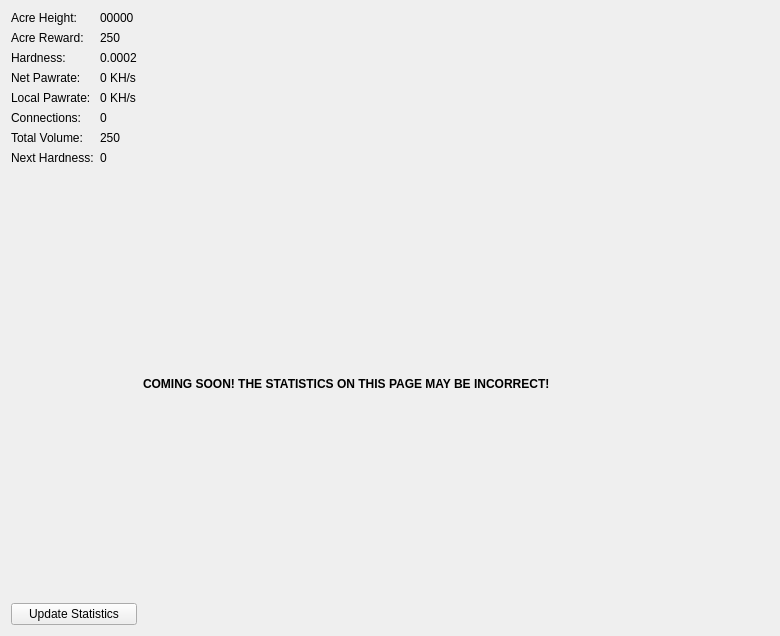
<?xml version="1.0" encoding="UTF-8"?>
<ui version="4.0">
 <class>StatisticsPage</class>
 <widget class="QWidget" name="StatisticsPage">
  <property name="geometry">
   <rect>
    <x>0</x>
    <y>0</y>
    <width>780</width>
    <height>636</height>
   </rect>
  </property>
  <property name="windowTitle">
   <string>Digging</string>
  </property>
  <layout class="QGridLayout" name="gridLayout">
   <property name="sizeConstraint">
    <enum>QLayout::SetMaximumSize</enum>
   </property>
   <item row="0" column="2">
    <spacer name="horizontalSpacer">
     <property name="orientation">
      <enum>Qt::Horizontal</enum>
     </property>
     <property name="sizeHint" stdset="0">
      <size>
       <width>40</width>
       <height>20</height>
      </size>
     </property>
    </spacer>
   </item>
   <item row="2" column="0">
    <spacer name="verticalSpacer">
     <property name="orientation">
      <enum>Qt::Vertical</enum>
     </property>
     <property name="sizeHint" stdset="0">
      <size>
       <width>20</width>
       <height>40</height>
      </size>
     </property>
    </spacer>
   </item>
   <item row="3" column="0">
    <widget class="QPushButton" name="startButton">
     <property name="text">
      <string>Update Statistics</string>
     </property>
    </widget>
   </item>
   <item row="2" column="2">
    <widget class="QLabel" name="label_2">
     <property name="text">
      <string>&lt;html&gt;&lt;head/&gt;&lt;body&gt;&lt;p&gt;&lt;span style=&quot; font-weight:600;&quot;&gt;COMING SOON! THE STATISTICS ON THIS PAGE MAY BE INCORRECT!&lt;/span&gt;&lt;/p&gt;&lt;/body&gt;&lt;/html&gt;</string>
     </property>
    </widget>
   </item>
   <item row="0" column="0">
    <layout class="QFormLayout" name="formLayout">
     <item row="0" column="0">
      <widget class="QLabel" name="label">
       <property name="text">
        <string>Acre Height:</string>
       </property>
      </widget>
     </item>
     <item row="0" column="1">
      <widget class="QLabel" name="heightBox">
       <property name="text">
        <string>00000</string>
       </property>
      </widget>
     </item>
     <item row="1" column="0">
      <widget class="QLabel" name="label_3">
       <property name="text">
        <string>Acre Reward:</string>
       </property>
      </widget>
     </item>
     <item row="1" column="1">
      <widget class="QLabel" name="rewardBox">
       <property name="text">
        <string>250</string>
       </property>
      </widget>
     </item>
     <item row="2" column="0">
      <widget class="QLabel" name="label_5">
       <property name="text">
        <string>Hardness:</string>
       </property>
      </widget>
     </item>
     <item row="3" column="0">
      <widget class="QLabel" name="label_6">
       <property name="text">
        <string>Net Pawrate:</string>
       </property>
      </widget>
     </item>
     <item row="2" column="1">
      <widget class="QLabel" name="diffBox">
       <property name="text">
        <string>0.0002</string>
       </property>
      </widget>
     </item>
     <item row="3" column="1">
      <widget class="QLabel" name="pawrateBox">
       <property name="text">
        <string>0 KH/s</string>
       </property>
      </widget>
     </item>
     <item row="4" column="1">
      <widget class="QLabel" name="localBox">
       <property name="text">
        <string>0 KH/s</string>
       </property>
      </widget>
     </item>
     <item row="4" column="0">
      <widget class="QLabel" name="label3">
       <property name="sizePolicy">
        <sizepolicy hsizetype="Preferred" vsizetype="Maximum">
         <horstretch>0</horstretch>
         <verstretch>0</verstretch>
        </sizepolicy>
       </property>
       <property name="text">
        <string>Local Pawrate:</string>
       </property>
      </widget>
     </item>
     <item row="5" column="0">
      <widget class="QLabel" name="label1">
       <property name="text">
        <string>Connections:</string>
       </property>
      </widget>
     </item>
     <item row="5" column="1">
      <widget class="QLabel" name="connectionBox">
       <property name="text">
        <string>0</string>
       </property>
      </widget>
     </item>
     <item row="7" column="0">
      <widget class="QLabel" name="label2">
       <property name="text">
        <string>Next Hardness:</string>
       </property>
      </widget>
     </item>
     <item row="7" column="1">
      <widget class="QLabel" name="nextBox">
       <property name="text">
        <string>0</string>
       </property>
      </widget>
     </item>
     <item row="6" column="0">
      <widget class="QLabel" name="label_4">
       <property name="text">
        <string>Total Volume:</string>
       </property>
      </widget>
     </item>
     <item row="6" column="1">
      <widget class="QLabel" name="volumeBox">
       <property name="text">
        <string>250</string>
       </property>
      </widget>
     </item>
    </layout>
   </item>
  </layout>
 </widget>
 <layoutdefault spacing="6" margin="11"/>
 <resources/>
 <connections/>
</ui>
